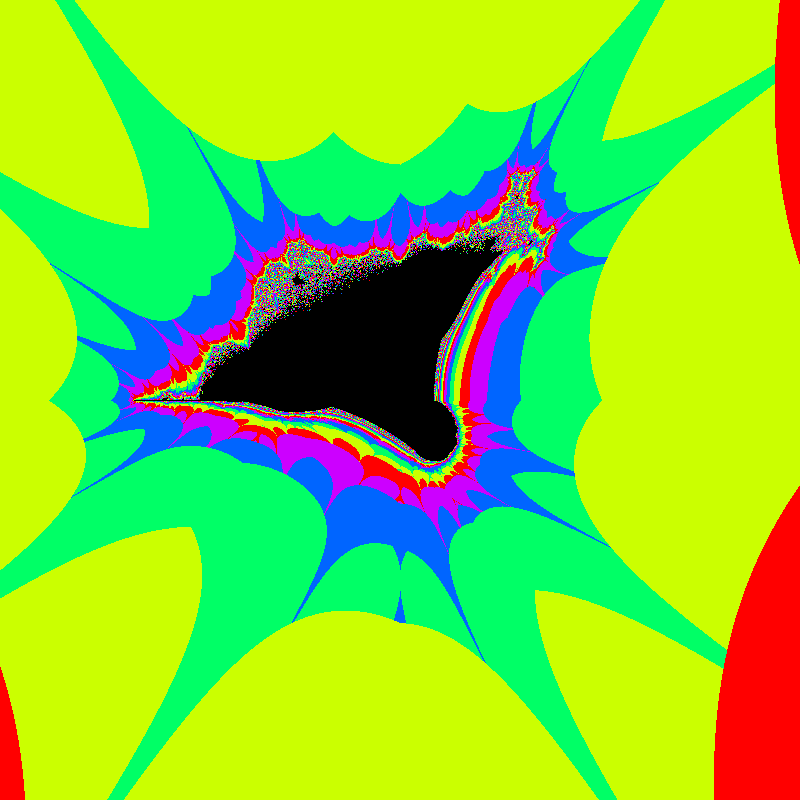
Frame 1 (no input)
Frame 60 (the mouse pressed at the canvas centre just before this capture): identical to frame 1, image omitted
Frame 120 (the mouse held since frame 60 and released just before this capture): blank canvas, image omitted

The Processing sketch that drew this single still picture (run headless with seeded random() and noise(); from frame 60 on, the mouse is pressed at the canvas centre):

// Processing sketch: newOddPlot2burnShipSun
// ── newOddPlot2burnShipSun.pde
// pixel array is so much faster
// I hope the comments help me remember the neet way to change colors
int iter;
float maxx, minx;
float maxy, miny;
float zoom = 0.1;
// color 100 will be set to black so the biggest iter value possible  is 99
float clrMod = 5;
float MN = 3;
// but it looks wild with smaller number like 20 or 8
// 50 is a nice comprimise
void setup() {
  size(800, 800);
  //fullScreen();
  colorMode(HSB, clrMod);
  maxx =MN;
  minx=-MN;
  maxy=MN;
  miny=-MN;
}


void draw() {
  loadPixels();
  showplot();
  updatePixels();
  //noLoop();
}

void mousePressed() {
  float x = map(mouseX, 0, width, minx, maxx);  // set the x on complex plane
  float y = map(mouseY, 0, height, miny, maxy); // s
  // center and zoom those coordinates
  maxx = x+zoom;
  minx = x-zoom;
  maxy = y+zoom;
  miny = y-zoom;

  zoom/=2;
  if (zoom<0.00001) {
    zoom=1;
    maxx =MN;
    minx=-MN;
    maxy=MN;
    miny=-MN;
  }
}

void mouseDragged() {
  // changes the colorMod which effects how many colors out of total are used

  clrMod+= 0.1;
  // if you want to change the absolute number of colors you chan then
  // set
  //colorMode(HSB,clrMod); //and then it will just use absolute number

  if (clrMod > 64) {
    clrMod = 1;
  }
}

void keyPressed() {
  if ( key == 'h') {
  }
}

/*
for this plot the functions are
the burning ship
functions:
  float nextx = (x*x) -(y*y);
        float nexty = abs(x*y)*2.0;
x and y range:
-3 to 3

maximum iterations:
maxiter = 100:

breakout point:
breakOut = 16
if (abs(x+y)>breakOut) 
the absolute value of x and y added toogether

if the max iterations are reached without going over the breakout point
black pixels are plotted
if less than max iterations color of the pixel is placed by number of iterations before breakout

*/

void showplot() {
  //background(0);
  // get pixels from canvas using i and j
  for (int j = 0; j <height; j++) {
    for (int i =0; i <width; i++) {
      // map those to x and y coords in the range of min and max eg -5 to 5
      float x = map(i, 0, width, minx, maxx);  // set the x on complex plane
      float y = map(j, 0, height, miny, maxy); //  yset y on  the complex plane
      // get a copy of thoes ranges before iterating the values
      float cx=x;
      float cy =y;
      // set max iterater
      float maxiter = 100;
      float breakOut = 16;
        iter =0;
      while (iter < maxiter) {
        // iterate functions for x and y
        // put values in nextx and nexty
        float nextx = (x*x) -(y*y);
        float nexty = abs(x*y)*2;  // witout abs() it is the mandle brot set
        // swap values so x and y become nextx and nexty and are fed into function
        x = nextx+cx; // remove cx and cy you get just a sun
        y = nexty+cy; // set a single number for cx and cy you get the julia set

        // a break out check if the iterated number becomes large, note this is very different from the number of iterations
        // for sine and cosine functions changing the breakout can create more interesting  
        if (abs(x+y)>breakOut) {
          // I cound break out at 2 as it is proved for the mandelbrot any
          // orbit greater than 2 goes to infinity
          // but it lools better when the points have bigger iter numbers
          // which affects the color
          break;
        }
        iter++;
      }
      //println(iter);
      if (iter == maxiter) {
        // black pixels are part of the julia set for that function
        pixels[i+j*width] =color(0, 0, 0);
      } else {
        pixels[i+j*width] = color(iter%clrMod, 100, 100);
      }
    }
  }
}
